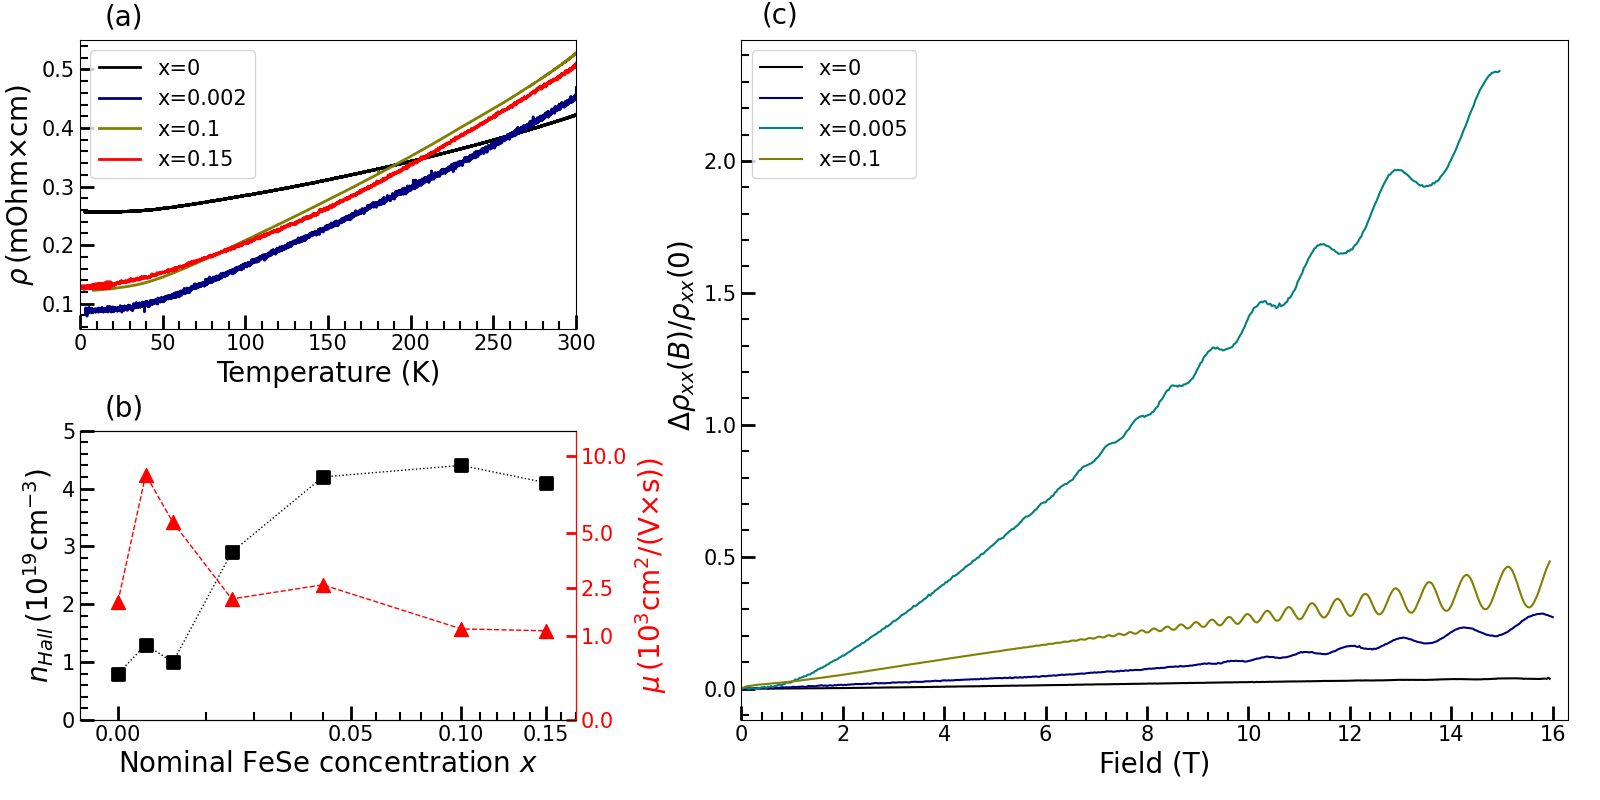

Write Python code to recreate this figure.
import math
import numpy as np
import matplotlib as mpl
import matplotlib.pyplot as plt
from matplotlib import rc

from matplotlib.patches import FancyArrowPatch, ArrowStyle

# rc('text', usetex=True)
# rc('text.latex',preamble=r'\usepackage[utf8]{inputenc}')
# rc('text.latex',preamble=r'\usepackage[russian]{babel}')

visible_ticks = {
   "top": False,
   "right": False
}

from matplotlib.ticker import AutoMinorLocator

def symmetrize(field, volts, sym=True):

	isort = np.argsort(field)
	field, volts = field[isort], volts[isort]

	field_range = max(field) - min(field)
	min_field = min(field) + 1e-3*field_range
	max_field = max(field) - 1e-3*field_range
	grid_max = min(abs(min_field), max_field)

	field_grid = np.linspace(-grid_max, grid_max, 1000)
	volts_int = np.interp(field_grid, field, volts)

	if sym:
		volts_sym = 0.5*(volts_int[:] + volts_int[::-1])
	else:
		volts_sym = 0.5*(volts_int[:] - volts_int[::-1])

	return np.array([field_grid, volts_sym])

def epsilon(field, volts):
	
	ind = np.argmin(np.abs(field))
	return volts/volts[ind]-1


####################################################################################
####################################################################################
### Fe_samples
####################################################################################
####################################################################################

Fe_samples = {
	# key -- sample number, (sr content, n, mu)
	'272':	(0, 0.8, 2000),
	'366':	(0.002, 1.3, 8630),
	'363':	(0.005, 1.0, 5600),
	'365':	(0.015, 2.9, 2100),
	'370':	(0.04, 4.2, 2620),
	'367':	(0.1, 4.4, 1190),
	'371':	(0.15, 4.1, 1140)
}

X = np.array([val[0] for val in Fe_samples.values()])
n = np.array([val[1] for val in Fe_samples.values()])
mu = np.array([val[2] for val in Fe_samples.values()])

###################################################################################
## Fig setup
###################################################################################

fig = plt.figure(figsize=(16, 8), constrained_layout=False)
fig.patch.set_facecolor('white')

left_margin = 0.05
right_margin = 0.02
top_margin = 0.05
bottom_margin = 0.1
wspace = 1
hspace = 0.35

gs = fig.add_gridspec(nrows=2, ncols=5, left=left_margin, right=1-right_margin,
	bottom=bottom_margin, top=1-top_margin, wspace=wspace, hspace=hspace)

###################################################################################
## RB-curves
###################################################################################

ax_sdh = fig.add_subplot(gs[:, 2:])
ax_sdh.annotate('(c)', xy=(0.025, 1.025), xycoords='axes fraction', fontsize=20)

# Load data
RB_272 = np.transpose(np.loadtxt("RB_curves\\272.dat"))
RB_367 = np.transpose(np.loadtxt("RB_curves\\367.dat"))
RB_363 = np.transpose(np.loadtxt("RB_curves\\363.dat"))
RB_366 = np.transpose(np.loadtxt("RB_curves\\366.dat"))

# Symmetrize some curves
RB_272_x = symmetrize(RB_272[2], RB_272[1], sym=True)
RB_363_x = symmetrize(RB_363[0], RB_363[1], sym=True)
RB_366_x = symmetrize(RB_366[0], RB_366[1], sym=True)
RB_367_x = symmetrize(RB_367[0], RB_367[1], sym=True)

# Scale curves
RB_272_x[1] = epsilon(*RB_272_x)
RB_366_x[1] = epsilon(*RB_366_x)
RB_363_x[1] = epsilon(*RB_363_x)
RB_367_x[1] = epsilon(*RB_367_x)


# Setup axis
x_minor_locator = AutoMinorLocator(5)
ax_sdh.xaxis.set_minor_locator(x_minor_locator)
y_minor_locator = AutoMinorLocator(5)
ax_sdh.yaxis.set_minor_locator(y_minor_locator)

ax_sdh.set_xlim(0, 16.3)
# ax_sdh.set_ylim(0, 4.5)

ax_sdh.set_xlabel(r"Field (T)", fontsize=20)
ax_sdh.set_ylabel(" "*10+r"$\Delta\rho_{xx}(B)/\rho_{xx}(0)$", fontsize=20)
ax_sdh.tick_params(axis='both', which='major', direction='in', width=2, length=10, labelsize=15, **visible_ticks)
ax_sdh.tick_params(axis='both', which='minor', direction='in', width=1.5, length=6, labelsize=8, **visible_ticks)
# ax_sdh.tick_params(axis='y', which='major', direction='in', width=1.5, length=6, labelsize=0, **visible_ticks)

ax_sdh.plot(RB_272_x[0], RB_272_x[1], c='k', lw=1.5, label='x=0')
ax_sdh.plot(RB_366_x[0], RB_366_x[1], c='navy', lw=1.5, label='x=0.002')
ax_sdh.plot(RB_363_x[0], RB_363_x[1], c='teal', lw=1.5, label='x=0.005')
ax_sdh.plot(RB_367_x[0], RB_367_x[1], c='olive', lw=1.5, label='x=0.1')

ax_sdh.legend(loc='upper left', fontsize=15)

###################################################################################
## RT-curves
###################################################################################

ax_rt = fig.add_subplot(gs[0, 0:2])
ax_rt.annotate('(a)', xy=(0.05, 1.05), xycoords='axes fraction', fontsize=20)

# Load data
RT_272 = np.transpose(np.loadtxt("RT_curves\\272.dat"))
RT_366 = np.transpose(np.loadtxt("RT_curves\\366.dat"))
RT_367 = np.transpose(np.loadtxt("RT_curves\\367.dat"))
RT_371 = np.transpose(np.loadtxt("RT_curves\\371.dat"))

# Setup axis
x_minor_locator = AutoMinorLocator(5)
ax_rt.xaxis.set_minor_locator(x_minor_locator)
y_minor_locator = AutoMinorLocator(5)
ax_rt.yaxis.set_minor_locator(y_minor_locator)

ax_rt.set_xlim(0, 300)
# ax_rt.set_ylim(0, 4.5)

ax_rt.set_xlabel(r"Temperature (K)", fontsize=20)
ax_rt.set_ylabel(r"$\rho\,($mOhm$\times$cm)", fontsize=20)
ax_rt.tick_params(axis='both', which='major', direction='in',
	width=2, length=10, labelsize=15, **visible_ticks)
ax_rt.tick_params(axis='both', which='minor', direction='in',
	width=1.5, length=6, labelsize=8, **visible_ticks)

ax_rt.plot(RT_272[0], RT_272[1], c='k', label='x=0', lw=2)
ax_rt.plot(RT_366[0], RT_366[1], c='navy', label='x=0.002', lw=2)
ax_rt.plot(RT_367[0], RT_367[1], c='olive', label='x=0.1', lw=2)
ax_rt.plot(RT_371[0], RT_371[1], c='red', label='x=0.15', lw=2)

ax_rt.legend(loc='upper left', fontsize=15)

###################################################################################
## n, mu vs T graphs
###################################################################################

ax_hall = fig.add_subplot(gs[1, 0:2])
ax_hall.annotate('(b)', xy=(0.05, 1.05), xycoords='axes fraction', fontsize=20)

x_min = -0.001

ax_hall.set_xscale(mpl.scale.FuncScale(ax_hall, (lambda x: np.sqrt(x-x_min), lambda x: x_min+x**2)))
x_minor_locator = AutoMinorLocator(5)
ax_hall.xaxis.set_minor_locator(x_minor_locator)
y_minor_locator = AutoMinorLocator(5)
ax_hall.yaxis.set_minor_locator(y_minor_locator)

ax_hall.set_xlim(x_min, 0.17)
ax_hall.set_ylim(0, 5)
ax_hall.set_xticks([0, 0.05, 0.1, 0.15])

ax_hall.set_xlabel(r"Nominal FeSe concentration $x$", fontsize=20)
ax_hall.set_ylabel(r"$n_{Hall}\,(10^{19}$cm$^{-3})$", fontsize=20)
ax_hall.tick_params(axis='both', which='major', direction='in', width=2, length=10, labelsize=15, **visible_ticks)
ax_hall.tick_params(axis='both', which='minor', direction='in', width=1.5, length=6, labelsize=8, **visible_ticks)

# ax_hall.annotate('', xy=(0.00001, 1.5), xytext=(0.006, 1.5), arrowprops=dict(facecolor='black', shrink=0.05))

ax_hall.scatter(X, n, s=80, marker='s', ec='k', fc='k', lw=2) 
ax_hall.plot(X, n, ls=':', c='k', lw=1)

# Mobilities

ax_mu = ax_hall.twinx()
ax_mu.set_ylabel(r"$\mu\,$($10^3$cm$^2$/(V$\times$s))", fontsize=20, color='red')

ax_mu.set_ylim(0, 12)
ax_mu.set_yscale(mpl.scale.FuncScale(ax_hall, (lambda x: np.sqrt(x), lambda x: x**2)))
y_minor_locator = AutoMinorLocator(5)
ax_mu.yaxis.set_minor_locator(y_minor_locator)

ax_mu.tick_params(axis='y', which='major', direction='in', width=2, length=7, labelsize=15, colors='red')
ax_mu.tick_params(axis='y', which='minor', direction='in', width=0, length=4, labelsize=8, colors='red')
ax_mu.spines['right'].set_color('red')
ax_mu.set_yticks([0, 1, 2.5, 5, 10])

ax_mu.scatter(X, 1e-3*mu, s=100, marker='^', c='r') 
ax_mu.plot(X, 1e-3*mu, ls='--', c='r', lw=1)

# ax_mu.annotate('', xy=(0.16, 2), xytext=(0.07, 2), arrowprops=dict(facecolor='black', shrink=0.05))

fig.tight_layout()

fig.savefig('Fe_transport.png')
plt.show()